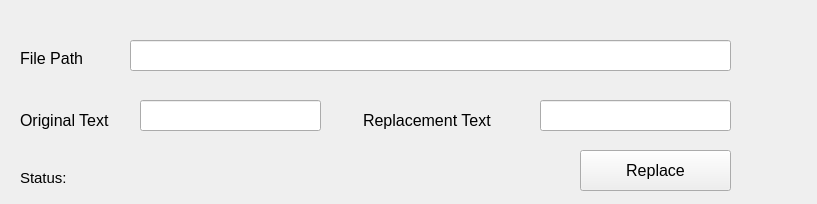
<?xml version="1.0" encoding="UTF-8"?>
<ui version="4.0">
 <class>Form</class>
 <widget class="QWidget" name="Form">
  <property name="geometry">
   <rect>
    <x>0</x>
    <y>0</y>
    <width>817</width>
    <height>204</height>
   </rect>
  </property>
  <property name="windowTitle">
   <string>Form</string>
  </property>
  <widget class="QPushButton" name="PB_Replace">
   <property name="geometry">
    <rect>
     <x>580</x>
     <y>150</y>
     <width>151</width>
     <height>41</height>
    </rect>
   </property>
   <property name="font">
    <font>
     <family>Arial</family>
     <pointsize>12</pointsize>
    </font>
   </property>
   <property name="text">
    <string>Replace</string>
   </property>
   <property name="shortcut">
    <string>Return</string>
   </property>
  </widget>
  <widget class="QLineEdit" name="LE_FilePath">
   <property name="geometry">
    <rect>
     <x>130</x>
     <y>40</y>
     <width>601</width>
     <height>31</height>
    </rect>
   </property>
   <property name="font">
    <font>
     <family>Arial</family>
     <pointsize>14</pointsize>
    </font>
   </property>
  </widget>
  <widget class="QLineEdit" name="LE_OriginalText">
   <property name="geometry">
    <rect>
     <x>140</x>
     <y>100</y>
     <width>181</width>
     <height>31</height>
    </rect>
   </property>
   <property name="font">
    <font>
     <family>Arial</family>
     <pointsize>14</pointsize>
    </font>
   </property>
  </widget>
  <widget class="QLineEdit" name="LE_ReplacementText">
   <property name="geometry">
    <rect>
     <x>540</x>
     <y>100</y>
     <width>191</width>
     <height>31</height>
    </rect>
   </property>
   <property name="font">
    <font>
     <family>Arial</family>
     <pointsize>14</pointsize>
    </font>
   </property>
  </widget>
  <widget class="QLabel" name="L_FilePath">
   <property name="geometry">
    <rect>
     <x>20</x>
     <y>50</y>
     <width>71</width>
     <height>16</height>
    </rect>
   </property>
   <property name="font">
    <font>
     <family>Arial</family>
     <pointsize>12</pointsize>
    </font>
   </property>
   <property name="text">
    <string>File Path</string>
   </property>
  </widget>
  <widget class="QLabel" name="L_OriginalText">
   <property name="geometry">
    <rect>
     <x>20</x>
     <y>110</y>
     <width>91</width>
     <height>20</height>
    </rect>
   </property>
   <property name="font">
    <font>
     <family>Arial</family>
     <pointsize>12</pointsize>
    </font>
   </property>
   <property name="text">
    <string>Original Text</string>
   </property>
  </widget>
  <widget class="QLabel" name="L_ReplacementText">
   <property name="geometry">
    <rect>
     <x>363</x>
     <y>110</y>
     <width>131</width>
     <height>20</height>
    </rect>
   </property>
   <property name="font">
    <font>
     <family>Arial</family>
     <pointsize>12</pointsize>
    </font>
   </property>
   <property name="text">
    <string>Replacement Text</string>
   </property>
  </widget>
  <widget class="QLabel" name="L_Status">
   <property name="geometry">
    <rect>
     <x>20</x>
     <y>170</y>
     <width>171</width>
     <height>16</height>
    </rect>
   </property>
   <property name="font">
    <font>
     <family>Arial</family>
     <pointsize>11</pointsize>
    </font>
   </property>
   <property name="text">
    <string>Status:</string>
   </property>
  </widget>
 </widget>
 <resources/>
 <connections/>
</ui>
